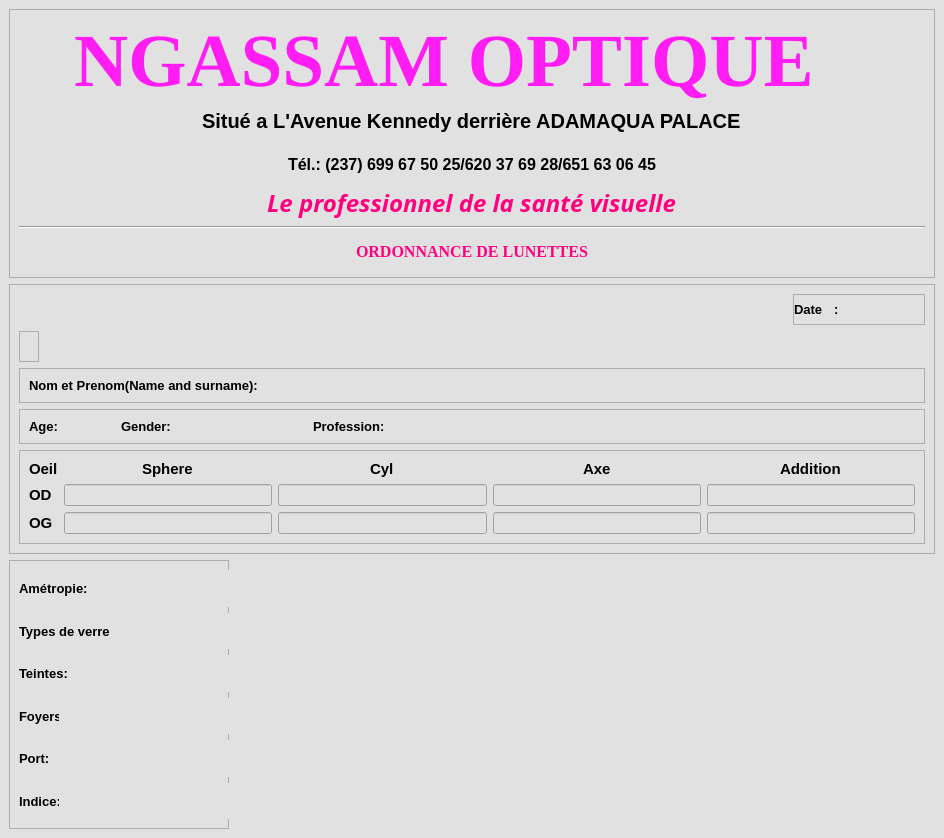
<?xml version="1.0" encoding="UTF-8"?>
<ui version="4.0">
 <class>MainWindow</class>
 <widget class="QMainWindow" name="MainWindow">
  <property name="geometry">
   <rect>
    <x>0</x>
    <y>0</y>
    <width>944</width>
    <height>838</height>
   </rect>
  </property>
  <property name="windowTitle">
   <string>MainWindow</string>
  </property>
  <widget class="QWidget" name="centralwidget">
   <property name="styleSheet">
    <string notr="true">
background-color: rgb(225, 225, 225);</string>
   </property>
   <layout class="QVBoxLayout" name="verticalLayout">
    <item>
     <widget class="QFrame" name="headerFrame">
      <property name="maximumSize">
       <size>
        <width>1500</width>
        <height>700</height>
       </size>
      </property>
      <property name="cursor">
       <cursorShape>ArrowCursor</cursorShape>
      </property>
      <property name="styleSheet">
       <string notr="true"/>
      </property>
      <property name="frameShape">
       <enum>QFrame::StyledPanel</enum>
      </property>
      <property name="frameShadow">
       <enum>QFrame::Raised</enum>
      </property>
      <layout class="QGridLayout" name="gridLayout_5">
       <item row="0" column="0" colspan="2" alignment="Qt::AlignHCenter">
        <widget class="QLabel" name="h1_2">
         <property name="font">
          <font>
           <family>Times New Roman</family>
           <pointsize>56</pointsize>
           <bold>true</bold>
          </font>
         </property>
         <property name="styleSheet">
          <string notr="true">color: rgb(255, 29, 244);</string>
         </property>
         <property name="text">
          <string>NGASSAM OPTIQUE</string>
         </property>
        </widget>
       </item>
       <item row="1" column="0" rowspan="2">
        <widget class="QLabel" name="label_37">
         <property name="minimumSize">
          <size>
           <width>50</width>
           <height>50</height>
          </size>
         </property>
         <property name="maximumSize">
          <size>
           <width>50</width>
           <height>50</height>
          </size>
         </property>
         <property name="text">
          <string/>
         </property>
         <property name="pixmap">
          <pixmap>:/logo/thumb-1920-1273703.png</pixmap>
         </property>
         <property name="scaledContents">
          <bool>true</bool>
         </property>
        </widget>
       </item>
       <item row="5" column="1" alignment="Qt::AlignHCenter">
        <widget class="QLabel" name="label_38">
         <property name="font">
          <font>
           <family>Times New Roman</family>
           <pointsize>12</pointsize>
           <bold>true</bold>
          </font>
         </property>
         <property name="styleSheet">
          <string notr="true">color: rgb(255, 0, 127);</string>
         </property>
         <property name="text">
          <string>ORDONNANCE DE LUNETTES</string>
         </property>
        </widget>
       </item>
       <item row="1" column="1" alignment="Qt::AlignHCenter|Qt::AlignTop">
        <widget class="QLabel" name="label_39">
         <property name="font">
          <font>
           <pointsize>15</pointsize>
           <bold>true</bold>
          </font>
         </property>
         <property name="text">
          <string>Situé a L'Avenue Kennedy derrière ADAMAQUA PALACE</string>
         </property>
        </widget>
       </item>
       <item row="1" column="2" rowspan="2">
        <widget class="QLabel" name="label_40">
         <property name="minimumSize">
          <size>
           <width>50</width>
           <height>50</height>
          </size>
         </property>
         <property name="maximumSize">
          <size>
           <width>50</width>
           <height>50</height>
          </size>
         </property>
         <property name="styleSheet">
          <string notr="true"/>
         </property>
         <property name="text">
          <string/>
         </property>
         <property name="pixmap">
          <pixmap>:/logo/thumb-1920-1273703.png</pixmap>
         </property>
         <property name="scaledContents">
          <bool>true</bool>
         </property>
        </widget>
       </item>
       <item row="2" column="1" alignment="Qt::AlignHCenter">
        <widget class="QLabel" name="label_41">
         <property name="font">
          <font>
           <pointsize>12</pointsize>
           <bold>true</bold>
          </font>
         </property>
         <property name="text">
          <string>Tél.: (237) 699 67 50 25/620 37 69 28/651 63 06 45</string>
         </property>
        </widget>
       </item>
       <item row="4" column="0" colspan="3">
        <widget class="Line" name="line_2">
         <property name="orientation">
          <enum>Qt::Horizontal</enum>
         </property>
        </widget>
       </item>
       <item row="3" column="1" alignment="Qt::AlignHCenter">
        <widget class="QLabel" name="label_42">
         <property name="font">
          <font>
           <family>Monotype Corsiva</family>
           <pointsize>18</pointsize>
           <italic>true</italic>
           <bold>true</bold>
          </font>
         </property>
         <property name="styleSheet">
          <string notr="true">color: rgb(255, 0, 127);</string>
         </property>
         <property name="text">
          <string>Le professionnel de la santé visuelle</string>
         </property>
        </widget>
       </item>
      </layout>
     </widget>
    </item>
    <item>
     <widget class="QFrame" name="frame">
      <property name="styleSheet">
       <string notr="true"/>
      </property>
      <property name="frameShape">
       <enum>QFrame::StyledPanel</enum>
      </property>
      <property name="frameShadow">
       <enum>QFrame::Raised</enum>
      </property>
      <layout class="QVBoxLayout" name="verticalLayout_3">
       <item alignment="Qt::AlignRight">
        <widget class="QFrame" name="datefame_2">
         <property name="styleSheet">
          <string notr="true"/>
         </property>
         <property name="frameShape">
          <enum>QFrame::StyledPanel</enum>
         </property>
         <property name="frameShadow">
          <enum>QFrame::Raised</enum>
         </property>
         <layout class="QHBoxLayout" name="horizontalLayout_5">
          <property name="spacing">
           <number>0</number>
          </property>
          <property name="leftMargin">
           <number>0</number>
          </property>
          <property name="topMargin">
           <number>0</number>
          </property>
          <property name="rightMargin">
           <number>0</number>
          </property>
          <property name="bottomMargin">
           <number>0</number>
          </property>
          <item>
           <widget class="QLabel" name="label_4">
            <property name="minimumSize">
             <size>
              <width>40</width>
              <height>0</height>
             </size>
            </property>
            <property name="maximumSize">
             <size>
              <width>40</width>
              <height>16777215</height>
             </size>
            </property>
            <property name="font">
             <font>
              <pointsize>10</pointsize>
              <bold>true</bold>
             </font>
            </property>
            <property name="text">
             <string>Date</string>
            </property>
           </widget>
          </item>
          <item>
           <widget class="QLabel" name="dateLabel">
            <property name="minimumSize">
             <size>
              <width>90</width>
              <height>0</height>
             </size>
            </property>
            <property name="maximumSize">
             <size>
              <width>90</width>
              <height>16777215</height>
             </size>
            </property>
            <property name="font">
             <font>
              <pointsize>10</pointsize>
              <bold>true</bold>
             </font>
            </property>
            <property name="text">
             <string>:</string>
            </property>
           </widget>
          </item>
         </layout>
        </widget>
       </item>
       <item alignment="Qt::AlignLeft">
        <widget class="QFrame" name="frame_7">
         <property name="styleSheet">
          <string notr="true">QPushButton{
	border-radius: 9px;
	padding: 4px;
	background-color: rgb(0, 221, 255);
	
	background-color: rgb(0, 0, 99);
	
}</string>
         </property>
         <property name="frameShape">
          <enum>QFrame::StyledPanel</enum>
         </property>
         <property name="frameShadow">
          <enum>QFrame::Raised</enum>
         </property>
         <layout class="QHBoxLayout" name="horizontalLayout_6"/>
        </widget>
       </item>
       <item>
        <widget class="QFrame" name="frame_5">
         <property name="font">
          <font>
           <family>Times New Roman</family>
           <bold>true</bold>
          </font>
         </property>
         <property name="frameShape">
          <enum>QFrame::StyledPanel</enum>
         </property>
         <property name="frameShadow">
          <enum>QFrame::Raised</enum>
         </property>
         <layout class="QHBoxLayout" name="horizontalLayout_7">
          <item>
           <widget class="QLabel" name="label_26">
            <property name="minimumSize">
             <size>
              <width>250</width>
              <height>0</height>
             </size>
            </property>
            <property name="maximumSize">
             <size>
              <width>200</width>
              <height>16777215</height>
             </size>
            </property>
            <property name="font">
             <font>
              <pointsize>10</pointsize>
              <bold>true</bold>
             </font>
            </property>
            <property name="text">
             <string>Nom et Prenom(Name and surname):</string>
            </property>
           </widget>
          </item>
          <item>
           <widget class="QLabel" name="patientNmae_label">
            <property name="text">
             <string/>
            </property>
           </widget>
          </item>
         </layout>
        </widget>
       </item>
       <item>
        <widget class="QFrame" name="frame_8">
         <property name="frameShape">
          <enum>QFrame::StyledPanel</enum>
         </property>
         <property name="frameShadow">
          <enum>QFrame::Raised</enum>
         </property>
         <layout class="QHBoxLayout" name="horizontalLayout_8">
          <item>
           <widget class="QLabel" name="label_27">
            <property name="minimumSize">
             <size>
              <width>40</width>
              <height>0</height>
             </size>
            </property>
            <property name="maximumSize">
             <size>
              <width>40</width>
              <height>16777215</height>
             </size>
            </property>
            <property name="font">
             <font>
              <pointsize>10</pointsize>
              <bold>true</bold>
             </font>
            </property>
            <property name="text">
             <string>Age:</string>
            </property>
           </widget>
          </item>
          <item>
           <widget class="QLabel" name="patientAgeLabel">
            <property name="minimumSize">
             <size>
              <width>40</width>
              <height>0</height>
             </size>
            </property>
            <property name="maximumSize">
             <size>
              <width>40</width>
              <height>16777215</height>
             </size>
            </property>
            <property name="font">
             <font>
              <bold>true</bold>
             </font>
            </property>
            <property name="text">
             <string/>
            </property>
           </widget>
          </item>
          <item>
           <widget class="QLabel" name="label_28">
            <property name="minimumSize">
             <size>
              <width>60</width>
              <height>0</height>
             </size>
            </property>
            <property name="maximumSize">
             <size>
              <width>60</width>
              <height>16777215</height>
             </size>
            </property>
            <property name="font">
             <font>
              <pointsize>10</pointsize>
              <bold>true</bold>
             </font>
            </property>
            <property name="text">
             <string>Gender:</string>
            </property>
           </widget>
          </item>
          <item>
           <widget class="QLabel" name="genderLabel">
            <property name="minimumSize">
             <size>
              <width>120</width>
              <height>0</height>
             </size>
            </property>
            <property name="maximumSize">
             <size>
              <width>120</width>
              <height>16777215</height>
             </size>
            </property>
            <property name="text">
             <string/>
            </property>
           </widget>
          </item>
          <item>
           <widget class="QLabel" name="label_29">
            <property name="minimumSize">
             <size>
              <width>70</width>
              <height>0</height>
             </size>
            </property>
            <property name="maximumSize">
             <size>
              <width>70</width>
              <height>16777215</height>
             </size>
            </property>
            <property name="font">
             <font>
              <pointsize>10</pointsize>
              <bold>true</bold>
             </font>
            </property>
            <property name="text">
             <string>Profession:</string>
            </property>
           </widget>
          </item>
          <item>
           <widget class="QLabel" name="patientProfessionLabel">
            <property name="minimumSize">
             <size>
              <width>300</width>
              <height>0</height>
             </size>
            </property>
            <property name="text">
             <string/>
            </property>
           </widget>
          </item>
         </layout>
        </widget>
       </item>
       <item>
        <widget class="QFrame" name="frame_9">
         <property name="styleSheet">
          <string notr="true">QLabel{
	
	color: rgb(0, 0, 0);
}</string>
         </property>
         <property name="frameShape">
          <enum>QFrame::StyledPanel</enum>
         </property>
         <property name="frameShadow">
          <enum>QFrame::Raised</enum>
         </property>
         <layout class="QGridLayout" name="gridLayout_4">
          <item row="0" column="0">
           <widget class="QLabel" name="label_30">
            <property name="font">
             <font>
              <pointsize>11</pointsize>
              <bold>true</bold>
             </font>
            </property>
            <property name="text">
             <string>Oeil</string>
            </property>
           </widget>
          </item>
          <item row="0" column="1" alignment="Qt::AlignHCenter">
           <widget class="QLabel" name="label_31">
            <property name="font">
             <font>
              <pointsize>11</pointsize>
              <bold>true</bold>
             </font>
            </property>
            <property name="text">
             <string>Sphere</string>
            </property>
           </widget>
          </item>
          <item row="0" column="2" alignment="Qt::AlignHCenter">
           <widget class="QLabel" name="label_32">
            <property name="font">
             <font>
              <pointsize>11</pointsize>
              <bold>true</bold>
             </font>
            </property>
            <property name="text">
             <string>Cyl</string>
            </property>
           </widget>
          </item>
          <item row="0" column="3" alignment="Qt::AlignHCenter">
           <widget class="QLabel" name="label_33">
            <property name="font">
             <font>
              <pointsize>11</pointsize>
              <bold>true</bold>
             </font>
            </property>
            <property name="text">
             <string>Axe</string>
            </property>
           </widget>
          </item>
          <item row="0" column="4" alignment="Qt::AlignHCenter">
           <widget class="QLabel" name="label_34">
            <property name="font">
             <font>
              <pointsize>11</pointsize>
              <bold>true</bold>
             </font>
            </property>
            <property name="text">
             <string>Addition</string>
            </property>
           </widget>
          </item>
          <item row="1" column="0">
           <widget class="QLabel" name="label_35">
            <property name="font">
             <font>
              <pointsize>11</pointsize>
              <bold>true</bold>
             </font>
            </property>
            <property name="text">
             <string>OD</string>
            </property>
           </widget>
          </item>
          <item row="1" column="1">
           <widget class="QLineEdit" name="lineEdit_12"/>
          </item>
          <item row="1" column="2">
           <widget class="QLineEdit" name="lineEdit_13"/>
          </item>
          <item row="1" column="3">
           <widget class="QLineEdit" name="lineEdit_14"/>
          </item>
          <item row="1" column="4">
           <widget class="QLineEdit" name="lineEdit_15"/>
          </item>
          <item row="2" column="0">
           <widget class="QLabel" name="label_36">
            <property name="font">
             <font>
              <pointsize>11</pointsize>
              <bold>true</bold>
             </font>
            </property>
            <property name="text">
             <string>OG</string>
            </property>
           </widget>
          </item>
          <item row="2" column="1">
           <widget class="QLineEdit" name="lineEdit_16"/>
          </item>
          <item row="2" column="2">
           <widget class="QLineEdit" name="lineEdit_17"/>
          </item>
          <item row="2" column="3">
           <widget class="QLineEdit" name="lineEdit_18"/>
          </item>
          <item row="2" column="4">
           <widget class="QLineEdit" name="lineEdit_19"/>
          </item>
         </layout>
        </widget>
       </item>
      </layout>
     </widget>
    </item>
    <item>
     <widget class="QFrame" name="frame_10">
      <property name="maximumSize">
       <size>
        <width>220</width>
        <height>16777215</height>
       </size>
      </property>
      <property name="styleSheet">
       <string notr="true"/>
      </property>
      <property name="frameShape">
       <enum>QFrame::StyledPanel</enum>
      </property>
      <property name="frameShadow">
       <enum>QFrame::Raised</enum>
      </property>
      <layout class="QGridLayout" name="gridLayout_6">
       <item row="2" column="0" colspan="2">
        <widget class="QLabel" name="label_48">
         <property name="maximumSize">
          <size>
           <width>59</width>
           <height>16777215</height>
          </size>
         </property>
         <property name="font">
          <font>
           <pointsize>10</pointsize>
           <bold>true</bold>
          </font>
         </property>
         <property name="text">
          <string>Teintes:</string>
         </property>
        </widget>
       </item>
       <item row="4" column="3">
        <widget class="QLabel" name="port">
         <property name="minimumSize">
          <size>
           <width>200</width>
           <height>0</height>
          </size>
         </property>
         <property name="text">
          <string/>
         </property>
        </widget>
       </item>
       <item row="3" column="0">
        <widget class="QLabel" name="label_44">
         <property name="maximumSize">
          <size>
           <width>40</width>
           <height>16777215</height>
          </size>
         </property>
         <property name="font">
          <font>
           <pointsize>10</pointsize>
           <bold>true</bold>
          </font>
         </property>
         <property name="text">
          <string>Foyers:</string>
         </property>
        </widget>
       </item>
       <item row="5" column="0" colspan="2">
        <widget class="QLabel" name="label_43">
         <property name="maximumSize">
          <size>
           <width>40</width>
           <height>16777215</height>
          </size>
         </property>
         <property name="font">
          <font>
           <pointsize>10</pointsize>
           <bold>true</bold>
          </font>
         </property>
         <property name="text">
          <string>Indice:</string>
         </property>
        </widget>
       </item>
       <item row="1" column="3">
        <widget class="QLabel" name="typeDeVerreLabel">
         <property name="minimumSize">
          <size>
           <width>200</width>
           <height>0</height>
          </size>
         </property>
         <property name="text">
          <string/>
         </property>
        </widget>
       </item>
       <item row="1" column="0" colspan="3">
        <widget class="QLabel" name="label_45">
         <property name="maximumSize">
          <size>
           <width>90</width>
           <height>16777215</height>
          </size>
         </property>
         <property name="font">
          <font>
           <pointsize>10</pointsize>
           <bold>true</bold>
          </font>
         </property>
         <property name="text">
          <string>Types de verre:</string>
         </property>
        </widget>
       </item>
       <item row="0" column="0" colspan="2">
        <widget class="QLabel" name="label_46">
         <property name="maximumSize">
          <size>
           <width>100</width>
           <height>16777215</height>
          </size>
         </property>
         <property name="font">
          <font>
           <pointsize>10</pointsize>
           <bold>true</bold>
          </font>
         </property>
         <property name="text">
          <string>Amétropie:</string>
         </property>
        </widget>
       </item>
       <item row="0" column="3">
        <widget class="QLabel" name="ametropieLable">
         <property name="minimumSize">
          <size>
           <width>200</width>
           <height>0</height>
          </size>
         </property>
         <property name="text">
          <string/>
         </property>
        </widget>
       </item>
       <item row="2" column="3">
        <widget class="QLabel" name="teintesLabel">
         <property name="minimumSize">
          <size>
           <width>200</width>
           <height>0</height>
          </size>
         </property>
         <property name="text">
          <string/>
         </property>
        </widget>
       </item>
       <item row="5" column="3">
        <widget class="QLabel" name="indice">
         <property name="minimumSize">
          <size>
           <width>200</width>
           <height>0</height>
          </size>
         </property>
         <property name="text">
          <string/>
         </property>
        </widget>
       </item>
       <item row="4" column="0">
        <widget class="QLabel" name="label_47">
         <property name="font">
          <font>
           <pointsize>10</pointsize>
           <bold>true</bold>
          </font>
         </property>
         <property name="text">
          <string>Port:</string>
         </property>
        </widget>
       </item>
       <item row="3" column="3">
        <widget class="QLabel" name="foyers">
         <property name="minimumSize">
          <size>
           <width>200</width>
           <height>0</height>
          </size>
         </property>
         <property name="text">
          <string/>
         </property>
        </widget>
       </item>
      </layout>
     </widget>
    </item>
   </layout>
  </widget>
 </widget>
 <resources>
  <include location="../icons.qrc"/>
 </resources>
 <connections/>
</ui>
